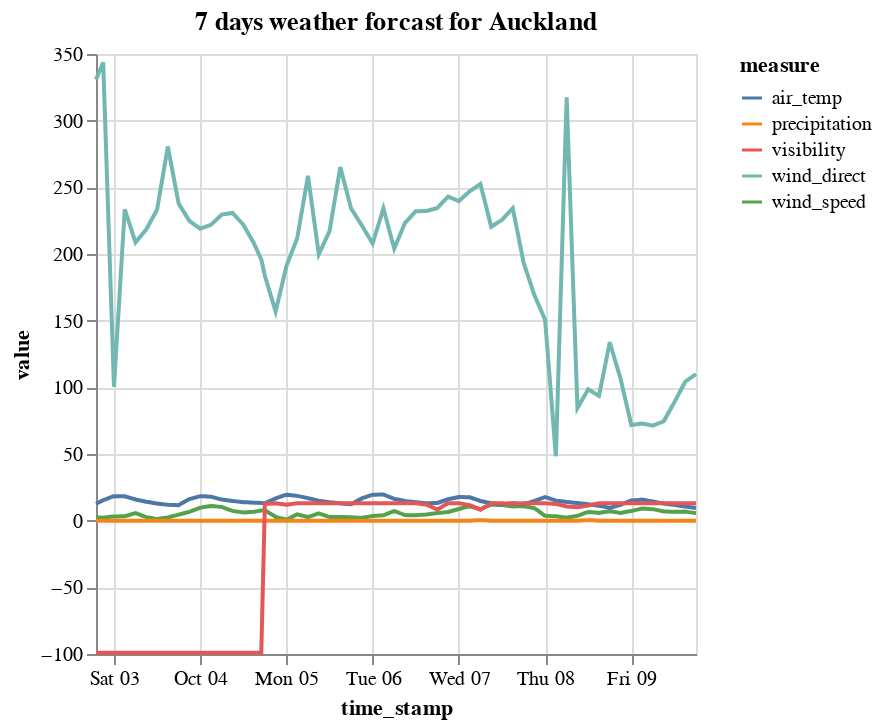

Notebook cell for this chart:
### Code cell
# group by date time and measurements and plot
AKL_Plot = by(DataFrame(data_AKL_long), [:time_stamp, :measure]) do group
    DataFrame(value = mean(group[!, :AKL]))
end
AKL_Plot |>
    @vlplot(:line, x=:time_stamp, y=:value, color=:measure,
    title="7 days weather forcast for Auckland")

### Figure 1 — Vega-Lite specification as saved in the notebook (floating-point values rounded to 4 significant figures; data arrays with more than 128 entries replaced by an {"elided": "..."} marker saying what was removed)
{"data": {"values": {"elided": "840 records"}}, "encoding": {"color": {"field": "measure"}, "x": {"field": "time_stamp", "type": "temporal"}, "y": {"field": "value", "type": "quantitative"}}, "mark": "line", "title": "7 days weather forcast for Auckland"}
